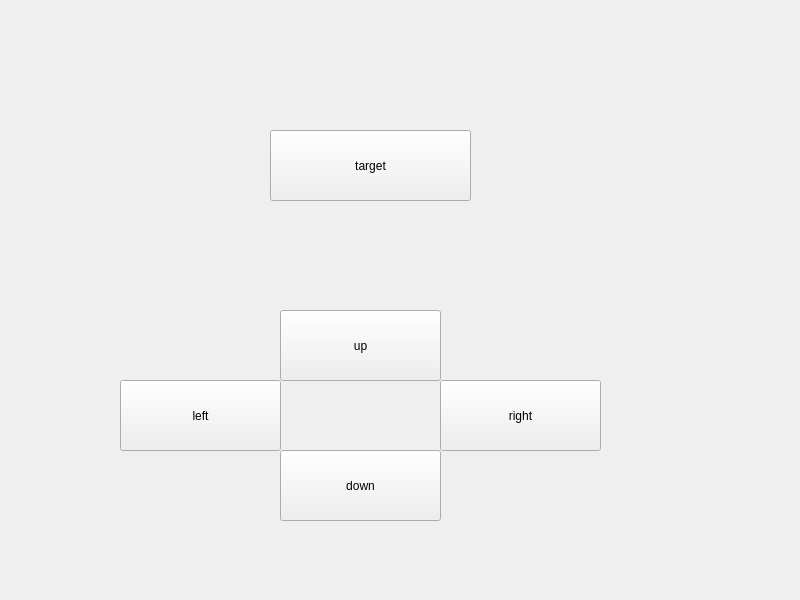
<?xml version="1.0" encoding="UTF-8"?>
<ui version="4.0">
 <class>Widget</class>
 <widget class="QWidget" name="Widget">
  <property name="geometry">
   <rect>
    <x>0</x>
    <y>0</y>
    <width>800</width>
    <height>600</height>
   </rect>
  </property>
  <property name="windowTitle">
   <string>Widget</string>
  </property>
  <widget class="QPushButton" name="pushButton_target">
   <property name="geometry">
    <rect>
     <x>270</x>
     <y>130</y>
     <width>201</width>
     <height>71</height>
    </rect>
   </property>
   <property name="text">
    <string>target</string>
   </property>
  </widget>
  <widget class="QPushButton" name="pushButton_up">
   <property name="geometry">
    <rect>
     <x>280</x>
     <y>310</y>
     <width>161</width>
     <height>71</height>
    </rect>
   </property>
   <property name="text">
    <string>up</string>
   </property>
  </widget>
  <widget class="QPushButton" name="pushButton_left">
   <property name="geometry">
    <rect>
     <x>120</x>
     <y>380</y>
     <width>161</width>
     <height>71</height>
    </rect>
   </property>
   <property name="text">
    <string>left</string>
   </property>
  </widget>
  <widget class="QPushButton" name="pushButton_down">
   <property name="geometry">
    <rect>
     <x>280</x>
     <y>450</y>
     <width>161</width>
     <height>71</height>
    </rect>
   </property>
   <property name="text">
    <string>down</string>
   </property>
  </widget>
  <widget class="QPushButton" name="pushButton_right">
   <property name="geometry">
    <rect>
     <x>440</x>
     <y>380</y>
     <width>161</width>
     <height>71</height>
    </rect>
   </property>
   <property name="text">
    <string>right</string>
   </property>
  </widget>
 </widget>
 <resources/>
 <connections/>
</ui>
